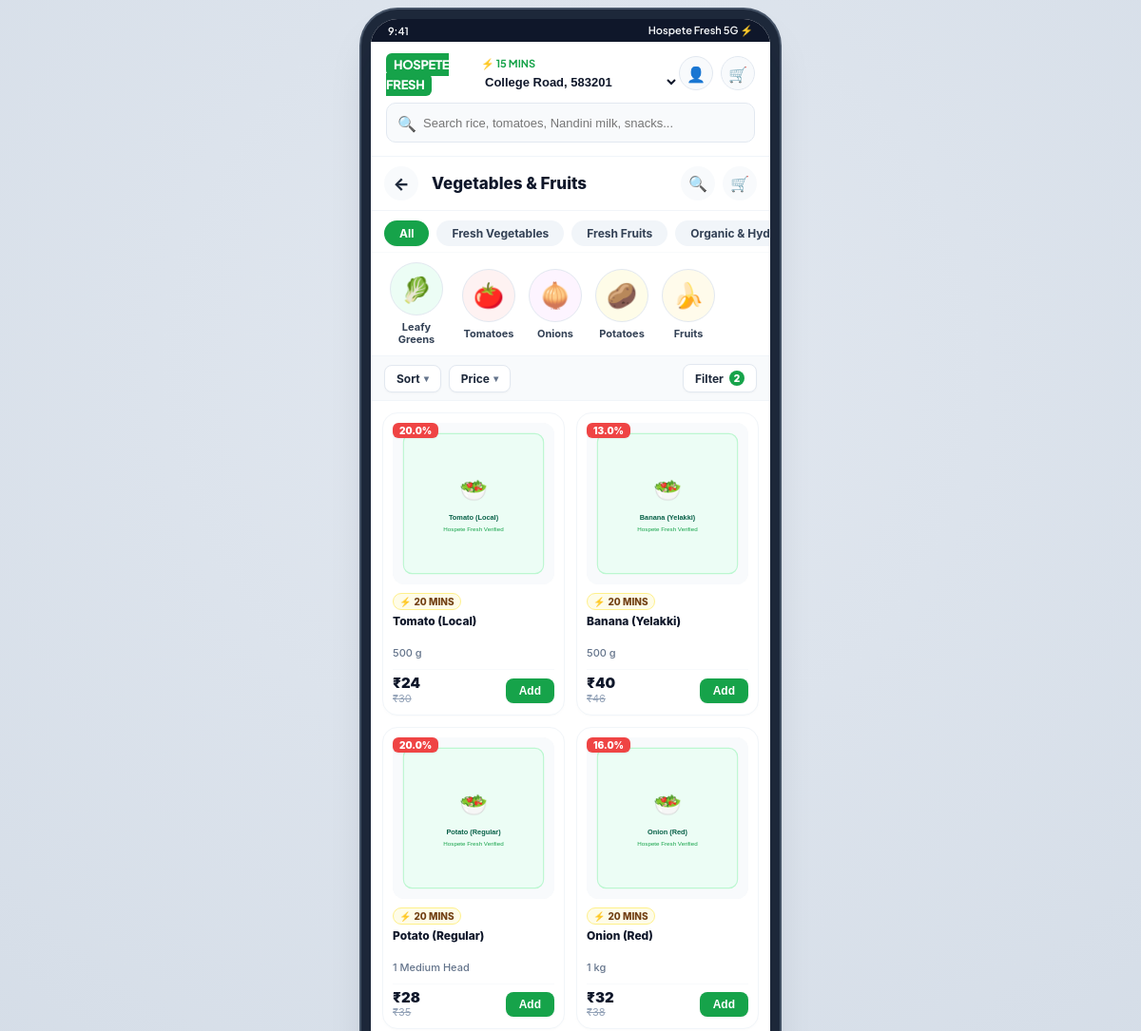
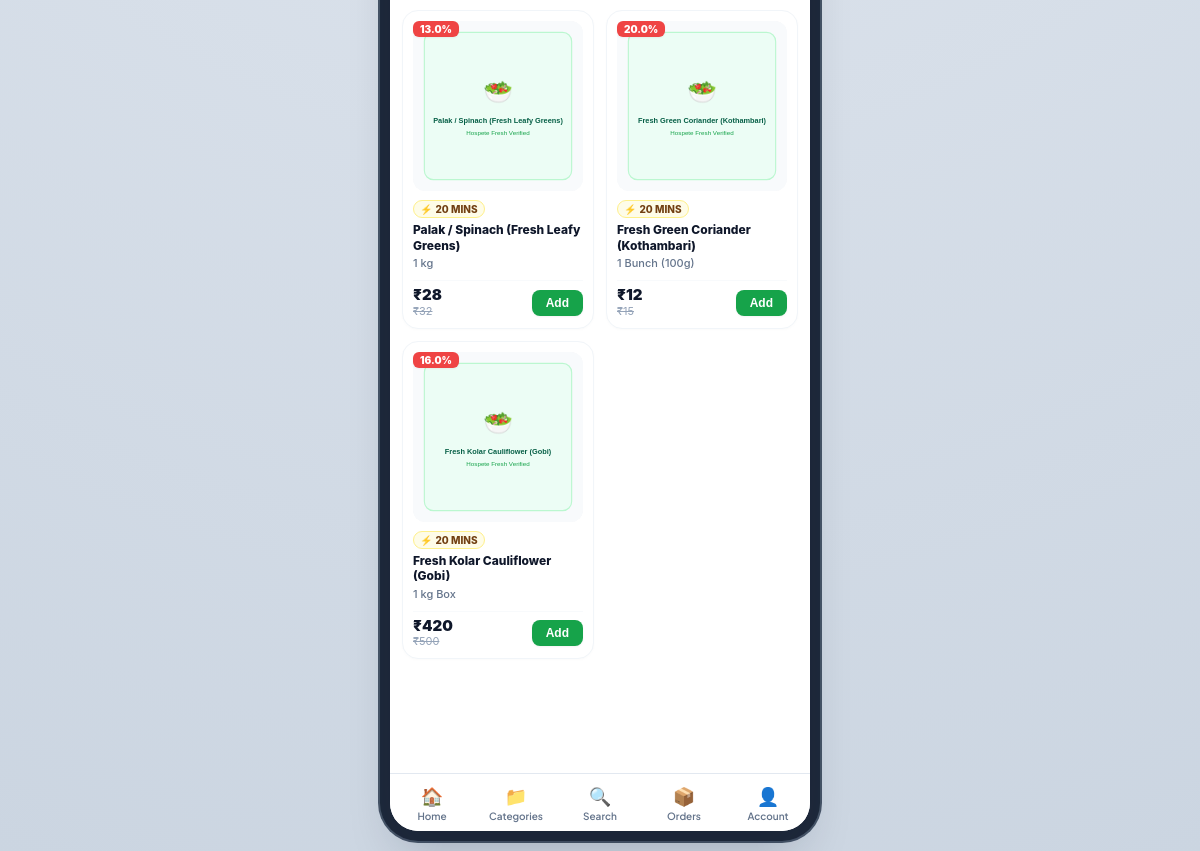
/category/veggies, run on the app's committed database (2 pictures, top to bottom).
### tables this page shows
CREATE TABLE product_variants (
        id INTEGER PRIMARY KEY AUTOINCREMENT,
        product_id INTEGER NOT NULL,
        pack_size TEXT NOT NULL,
        price REAL NOT NULL,
        mrp REAL NOT NULL,
        stock_qty INTEGER DEFAULT 50,
        is_default INTEGER DEFAULT 0,
        FOREIGN KEY (product_id) REFERENCES products(id)
    );

CREATE TABLE products (
        id INTEGER PRIMARY KEY AUTOINCREMENT,
        vendor_id INTEGER NOT NULL DEFAULT 1,
        name TEXT NOT NULL,
        category_slug TEXT NOT NULL,
        brand TEXT NOT NULL,
        description TEXT,
        image_url TEXT NOT NULL,
        additional_images TEXT,
        image_review_status TEXT DEFAULT 'approved', -- approved, submitted, needs_correction
        image_correction_reason TEXT,
        original_image_url TEXT,
        image_replaced_by_admin INTEGER DEFAULT 0,
        admin_replaced_image_url TEXT,
        image_replacement_reason TEXT,
        sku TEXT,
        rating REAL DEFAULT 4.5,
        review_count INTEGER DEFAULT 84,
        is_deal INTEGER DEFAULT 0,
        deal_tag TEXT,
        is_bestseller INTEGER DEFAULT 0,
        is_fresh INTEGER DEFAULT 0,
        is_bulk INTEGER DEFAULT 0,
        approval_status TEXT DEFAULT 'approved', -- pending, approved, rejected
        is_active INTEGER DEFAULT 1, -- 1 for live active, 0 for inactive/hidden by admin
        rejection_reason TEXT,
        created_at TIMESTAMP DEFAULT CURRENT_TIMESTAMP,
        FOREIGN KEY (category_slug) REFERENCES categories(slug),
        FOREIGN KEY (vendor_id) REFERENCES vendors(id)
    );

### app.py (the view, shortened to what this page needs)
@app.route('/category/<slug>')
def category_listing_page(slug):
    conn = get_db()
    cat = conn.execute('SELECT * FROM categories WHERE slug = ?', (slug,)).fetchone()
    category_title = cat['name'] if cat else slug.capitalize()
    if slug in ['veggies', 'vegetables']:
        category_title = 'Vegetables & Fruits'
    sub = request.args.get('sub', 'all')
    circle = request.args.get('circle', '')
    sort_by = request.args.get('sort', 'popularity')
    price_filter = request.args.get('price', 'all')
    query = '''
        SELECT p.*, v.id as default_variant_id, v.pack_size, v.price, v.mrp, v.stock_qty,
               ROUND(((v.mrp - v.price) / v.mrp) * 100) as discount_pct
        FROM products p
        JOIN product_variants v ON p.id = v.product_id AND v.is_default = 1
        WHERE p.approval_status = 'approved' AND p.is_active = 1
          AND (p.image_review_status IS NULL OR p.image_review_status != 'needs_correction')
    '''
    params = []
    if slug in ['veggies', 'vegetables']:
        if sub == 'vegetables':
            query += ' AND p.category_slug = ?'
            params.append('veggies')
        elif sub == 'fruits':
            query += ' AND p.category_slug = ?'
            params.append('fruits')
        else:
            query += " AND (p.category_slug = 'veggies' OR p.category_slug = 'fruits')"
    else:
        query += ' AND p.category_slug = ?'
        params.append(slug)
    if price_filter == 'under30':
        query += " AND v.price < 30"
    if sort_by == 'price_asc':
        query += " ORDER BY v.price ASC"
    elif sort_by == 'price_desc':
        query += " ORDER BY v.price DESC"
    else:
        query += " ORDER BY p.is_bestseller DESC, p.id ASC"
    products = conn.execute(query, params).fetchall()
    conn.close()
    if slug in ['veggies', 'vegetables']:
        pills = [
            {'id': 'all', 'label': 'All'},
            {'id': 'vegetables', 'label': 'Fresh Vegetables'},
            {'id': 'fruits', 'label': 'Fresh Fruits'},
            {'id': 'organic', 'label': 'Organic & Hydroponic'}
        ]
        avatars = [
            {'id': 'leafy_greens', 'label': 'Leafy Greens', 'emoji': '🥬', 'bg': '#ecfdf5'},
            {'id': 'tomatoes', 'label': 'Tomatoes', 'emoji': '🍅', 'bg': '#fef2f2'},
            {'id': 'onions', 'label': 'Onions', 'emoji': '🧅', 'bg': '#fdf4ff'},
            {'id': 'potatoes', 'label': 'Potatoes', 'emoji': '🥔', 'bg': '#fefce8'},
            {'id': 'fruits', 'label': 'Fruits', 'emoji': '🍌', 'bg': '#fffbeb'}
        ]
    else:
        pills = [{'id': 'all', 'label': 'All'}]
        avatars = [
            {'id': 'all', 'label': category_title, 'emoji': cat['icon_emoji'] if cat else '🛍️', 'bg': '#f1f5f9'}
        ]
    return render_template('category_listing.html',
                           current_slug=slug,
                           category_title=category_title,
                           products=products,
                           pills=pills,
                           avatars=avatars,
                           active_sub=sub,
                           active_circle=circle,
                           sort_by=sort_by,
                           price_filter=price_filter)

### app.py (called while the page is built)
def get_db():
    conn = sqlite3.connect(DB_PATH)
    conn.row_factory = sqlite3.Row
    return conn

@app.before_request
def make_session_permanent():
    if 'cart' not in session:
        session['cart'] = {}  # key: variant_id -> {product_id, name, pack_size, price, mrp, image_url, qty, vendor_id}
    if 'locality' not in session:
        session['locality'] = 'College Road'
        session['pincode'] = '583201'
        session['eta'] = 15

### templates/category_listing.html (shortened to what this page needs)
{% extends "base.html" %}
{% block content %}
<div class="category-listing-view" style="background: #ffffff; min-h: 100%; font-family: -apple-system, BlinkMacSystemFont, 'Segoe UI', Roboto, sans-serif;">
  <header style="position: sticky; top: 0; z-index: 40; background: #ffffff; border-bottom: 1px solid #f1f5f9; padding: 10px 14px; display: flex; align-items: center; justify-content: space-between; gap: 8px;">
    <a href="/" style="width: 36px; height: 36px; border-radius: 50%; display: flex; align-items: center; justify-content: center; color: #1e293b; text-decoration: none; font-size: 18px; font-weight: 800; background: #f8fafc;">
      &larr;
    </a>
    <h1 style="font-size: 17px; font-weight: 800; color: #0f172a; margin: 0; flex: 1; text-align: left; padding-left: 6px; white-space: nowrap; overflow: hidden; text-overflow: ellipsis;">
      {{ category_title or 'Vegetables & Fruits' }}
    </h1>
    <div style="display: flex; align-items: center; gap: 8px;">
      <a href="/search" style="width: 36px; height: 36px; border-radius: 50%; display: flex; align-items: center; justify-content: center; color: #1e293b; text-decoration: none; font-size: 16px; background: #f8fafc;">
        🔍
      </a>
      <a href="/cart" style="width: 36px; height: 36px; border-radius: 50%; display: flex; align-items: center; justify-content: center; color: #1e293b; text-decoration: none; font-size: 16px; background: #f8fafc; position: relative;">
        🛒
      </a>
    </div>
  </header>
  <div style="padding: 10px 14px 6px; display: flex; align-items: center; gap: 8px; overflow-x: auto; white-space: nowrap; scrollbar-width: none;">
    {% for pill in pills %}
    <a href="/category/{{ current_slug }}?sub={{ pill.id }}" style="padding: 6px 16px; border-radius: 9999px; font-size: 12px; font-weight: 700; text-decoration: none; transition: all 0.15s; {% if active_sub == pill.id or (not active_sub and pill.id == 'all') %}background: #16a34a; color: #ffffff; box-shadow: 0 1px 2px rgba(0,0,0,0.05);{% else %}background: #f1f5f9; color: #334155;{% endif %}">
      {{ pill.label }}
    </a>
    {% endfor %}
  </div>
  {% if avatars and avatars|length > 0 %}
  <div style="padding: 10px 14px; border-top: 1px solid #f8fafc; display: flex; align-items: center; gap: 14px; overflow-x: auto; white-space: nowrap; scrollbar-width: none;">
    {% for av in avatars %}
    <a href="/category/{{ current_slug }}?circle={{ av.id }}" style="display: flex; flex-direction: column; align-items: center; text-decoration: none; flex-shrink: 0;">
      <div style="width: 56px; height: 56px; border-radius: 50%; padding: 2px; {% if active_circle == av.id %}border: 2px solid #16a34a;{% else %}border: 1px solid #e2e8f0;{% endif %} display: flex; align-items: center; justify-content: center; background: {{ av.bg or '#f8fafc' }};">
        <span style="font-size: 26px;">{{ av.emoji }}</span>
      </div>
      <span style="font-size: 11px; font-weight: 700; margin-top: 6px; color: {% if active_circle == av.id %}#16a34a{% else %}#334155{% endif %}; max-width: 68px; text-align: center; white-space: normal; line-height: 1.2;">{{ av.label }}</span>
    </a>
    {% endfor %}
  </div>
  {% endif %}
  <div style="padding: 8px 14px; background: #f8fafc; border-top: 1px solid #f1f5f9; border-bottom: 1px solid #f1f5f9; display: flex; align-items: center; justify-content: space-between; gap: 8px;">
    <div style="display: flex; gap: 8px;">
      <a href="/category/{{ current_slug }}?sort={% if sort_by == 'price_asc' %}price_desc{% else %}price_asc{% endif %}" style="background: #ffffff; border: 1px solid #e2e8f0; border-radius: 8px; padding: 6px 12px; font-size: 12px; font-weight: 700; color: #1e293b; text-decoration: none; display: flex; align-items: center; gap: 4px; box-shadow: 0 1px 2px rgba(0,0,0,0.03);">
        <span>Sort {% if sort_by == 'price_asc' %}(Low to High){% elif sort_by == 'price_desc' %}(High to Low){% endif %}</span>
        <span style="font-size: 10px; color: #64748b;">&#9662;</span>
      </a>
      <a href="/category/{{ current_slug }}?price={% if price_filter == 'under30' %}all{% else %}under30{% endif %}" style="background: #ffffff; border: 1px solid {% if price_filter == 'under30' %}#16a34a{% else %}#e2e8f0{% endif %}; border-radius: 8px; padding: 6px 12px; font-size: 12px; font-weight: 700; color: {% if price_filter == 'under30' %}#16a34a{% else %}#1e293b{% endif %}; text-decoration: none; display: flex; align-items: center; gap: 4px; box-shadow: 0 1px 2px rgba(0,0,0,0.03);">
        <span>{% if price_filter == 'under30' %}Under ₹30{% else %}Price{% endif %}</span>
        <span style="font-size: 10px; color: #64748b;">&#9662;</span>
      </a>
    </div>
    <a href="/category/{{ current_slug }}" style="background: #ffffff; border: 1px solid #e2e8f0; border-radius: 8px; padding: 6px 12px; font-size: 12px; font-weight: 700; color: #1e293b; text-decoration: none; display: flex; align-items: center; gap: 6px; box-shadow: 0 1px 2px rgba(0,0,0,0.03);">
      <span>Filter</span>
      <span style="background: #16a34a; color: #ffffff; font-size: 10px; font-weight: 900; width: 16px; height: 16px; border-radius: 50%; display: flex; align-items: center; justify-content: center;">2</span>
    </a>
  </div>
  <div style="padding: 12px; display: grid; grid-template-columns: repeat(2, 1fr); gap: 12px; margin-bottom: 70px;">
    {% for p in products %}
    <div style="background: #ffffff; border: 1px solid #f1f5f9; border-radius: 16px; padding: 10px; position: relative; display: flex; flex-direction: column; justify-content: space-between; box-shadow: 0 1px 3px rgba(0,0,0,0.02); transition: box-shadow 0.2s;">
      <div>
        {% if p['discount_pct'] and p['discount_pct'] > 0 %}
        <span style="position: absolute; top: 10px; left: 10px; z-index: 10; background: #ef4444; color: #ffffff; font-size: 10px; font-weight: 900; padding: 2px 7px; border-radius: 6px; box-shadow: 0 1px 2px rgba(0,0,0,0.05);">
          {{ p['discount_pct'] }}%
        </span>
        {% endif %}
        <a href="/product/{{ p['id'] }}" style="text-decoration: none; display: block;">
          <div style="width: 100%; aspect-ratio: 1/1; background: #fafafa; border-radius: 12px; overflow: hidden; display: flex; align-items: center; justify-content: center; margin-bottom: 6px;">
            <img src="{{ p['image_url'] }}" alt="{{ p['name'] }}" style="width: 100%; height: 100%; object-fit: contain;"
                 onerror="this.onerror=null; this.src='https://images.unsplash.com/photo-1542838132-92c53300491e?auto=format&fit=crop&w=400&q=80';">
          </div>
          <div style="margin-bottom: 4px;">
            <span style="background: #fefce8; color: #713f12; border: 1px solid #fef08a; font-size: 10px; font-weight: 800; padding: 2px 6px; border-radius: 9999px; display: inline-flex; align-items: center; gap: 3px;">
              <span>⚡</span> 20 MINS
            </span>
          </div>
          <h3 style="font-size: 12px; font-weight: 800; color: #0f172a; margin: 0 0 2px 0; line-height: 1.3; height: 32px; overflow: hidden; display: -webkit-box; -webkit-line-clamp: 2; -webkit-box-orient: vertical;">
            {{ p['name'] }}
          </h3>
          <div style="font-size: 11px; color: #64748b; font-weight: 500; margin-bottom: 6px;">
            {{ p['pack_size'] }}
          </div>
        </a>
      </div>
      <div style="display: flex; align-items: center; justify-content: space-between; border-top: 1px solid #f8fafc; padding-top: 6px; margin-top: 4px;">
        <div>
          <span style="font-size: 15px; font-weight: 900; color: #0f172a; display: block; line-height: 1.1;">
            ₹{{ '%.0f'|format(p['price']) }}
          </span>
          {% if p['mrp'] > p['price'] %}
          <span style="font-size: 11px; color: #94a3b8; text-decoration: line-through; display: block;">
            ₹{{ '%.0f'|format(p['mrp']) }}
          </span>
          {% endif %}
        </div>
        <form action="/add-to-cart" method="POST" class="ajax-add-cart">
          <button type="submit" style="background: #16a34a; hover:background: #15803d; color: #ffffff; border: none; font-size: 12px; font-weight: 800; padding: 6px 14px; border-radius: 8px; cursor: pointer; box-shadow: 0 1px 2px rgba(0,0,0,0.05);">
            Add
          </button>
        </form>
      </div>
    </div>
    {% endfor %}
  </div>
</div>
{% endblock %}

### static/css/style.css (style rules this page uses)
:root { --primary-green: #16a34a; --primary-hover: #15803d; --primary-light: #ecfdf5; --primary-border: #bbf7d0; --text-main: #0f172a; --text-muted: #64748b; --bg-app: #ffffff; --bg-shell: #f1f5f9; --card-border: #e2e8f0; --card-hover-border: #cbd5e1; --danger: #ef4444; --warning: #f59e0b; --radius-sm: 6px; --radius-md: 10px; --radius-lg: 14px; --radius-full: 9999px; --shadow-sm: 0 1px 2px 0 rgba(0, 0, 0, 0.05); --shadow-md: 0 4px 6px -1px rgba(0, 0, 0, 0.08), 0 2px 4px -2px rgba(0, 0, 0, 0.05); --shadow-float: 0 10px 15px -3px rgba(0, 0, 0, 0.1), 0 4px 6px -4px rgba(0, 0, 0, 0.1); }
*, *::before, *::after { box-sizing: border-box; margin: 0; padding: 0; }
body { font-family: 'Plus Jakarta Sans', system-ui, -apple-system, BlinkMacSystemFont, 'Segoe UI', Roboto, sans-serif; color: var(--text-main); background-color: var(--bg-shell); -webkit-font-smoothing: antialiased; min-height: 100vh; }

### data on the page
product_variants: discount_pct "20.0", name (picture), name "Tomato (Local)", pack_size "500 g", price "24", mrp "30"
product_variants: discount_pct "13.0", name (picture), name "Banana (Yelakki)", pack_size "500 g", price "40", mrp "46"
product_variants: discount_pct "20.0", name (picture), name "Potato (Regular)", pack_size "1 Medium Head", price "28", mrp "35"
product_variants: discount_pct "16.0", name (picture), name "Onion (Red)", pack_size "1 kg", price "32", mrp "38"
product_variants: discount_pct "13.0", name (picture), name "Palak / Spinach (Fresh Leafy Greens)", pack_size "1 kg", price "28", mrp "32"
product_variants: discount_pct "20.0", name (picture), name "Fresh Green Coriander (Kothambari)", pack_size "1 Bunch (100g)", price "12", mrp "15"
product_variants: discount_pct "16.0", name (picture), name "Fresh Kolar Cauliflower (Gobi)", pack_size "1 kg Box", price "420", mrp "500"

### other printed values
{{ current_eta }} "15"
{{ category_title or 'Vegetables & Fruits' }} "Vegetables & Fruits"
{{ pill.label }} "All" "Fresh Vegetables" "Fresh Fruits" "Organic &…"
{{ av.emoji }} "🥬" "🍅" "🧅" "🥔" "🍌"
{{ av.label }} "Leafy Greens" "Tomatoes" "Onions" "Potatoes" "Fruits"
form field locality "College Road, 583201"
